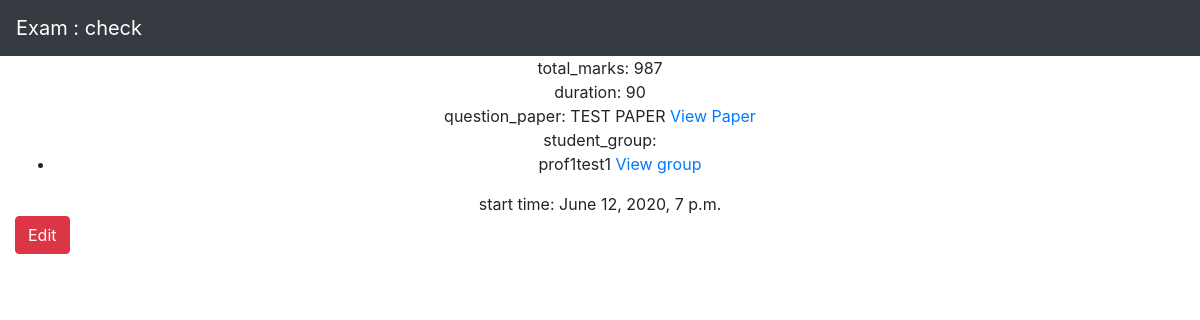
The app's page /prof/profusername/exams/7, older data.
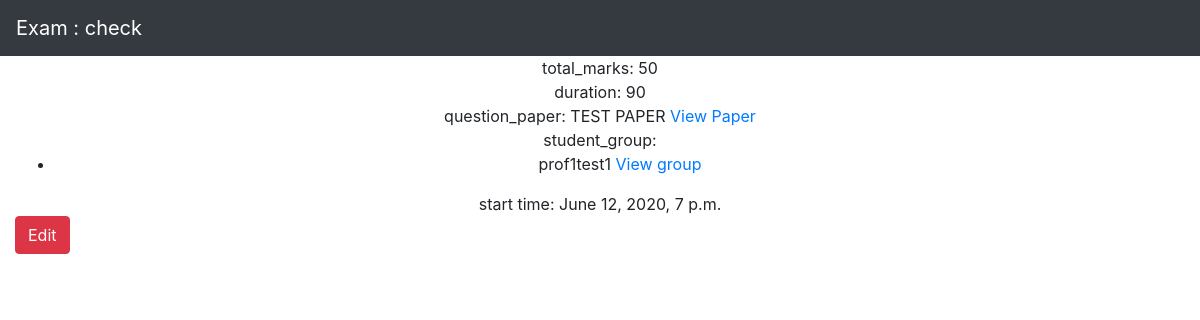
The same page, newer data.
### main/models.py (models this page shows, shortened)
class Exam_Model(models.Model):
    professor = models.ForeignKey(User, limit_choices_to={
                                  'groups__name': "Professor"}, on_delete=models.CASCADE)
    name = models.CharField(max_length=50)
    total_marks = models.IntegerField()
    duration = models.IntegerField()
    question_paper = models.ForeignKey(
        Question_Paper, on_delete=models.CASCADE, related_name='exam')
    student_group = models.ManyToManyField(Special_Students)
    start_time = models.DateTimeField()

class Question_Paper(models.Model):
    professor = models.ForeignKey(User, limit_choices_to={
                                  'groups__name': "Professor"}, on_delete=models.CASCADE)
    qPaperTitle = models.CharField(max_length=100)
    questions = models.ManyToManyField(Question_DB)

### prof/views.py (the view)
# urls.py: path('<str:prof_username>/exams/<int:exam_id>', views.view_exam, name='view_exam'),
def view_exam(request, prof_username, exam_id):
    prof = User.objects.get(username=prof_username)
    exam = Exam_Model.objects.get(professor=prof, pk=exam_id)
    return render(request, 'prof/view_exam.html', {
        'exam': exam, 'prof': prof, 'student_group': exam.student_group.all()
    })

### prof/templates/prof/view_exam.html (shortened to what this page needs)
<!DOCTYPE html>
<html lang="en">
<head>
    <link rel="stylesheet" href="https://maxcdn.bootstrapcdn.com/bootstrap/4.2.1/css/bootstrap.min.css">
    <link rel="stylesheet" href="https://stackpath.bootstrapcdn.com/font-awesome/4.7.0/css/font-awesome.min.css">
</head>
<body>
    <nav class="navbar bg-dark navbar-dark">
        <a class="navbar-brand" href="#">Exam : {{ exam.name }}</a>
    </nav>
    <div class="container-fluid">
        <div align="center">
            <div>
                total_marks: {{exam.total_marks}}<br>
                duration: {{exam.duration}}<br>
                question_paper: {{exam.question_paper.qPaperTitle}}
                <a href="{% url 'prof:view_specific_paper' prof.username exam.question_paper.id %}">View Paper</a><br>
                student_group:
                <ul>
                    {% for group in student_group %}
                    <li>
                        {{ group.category_name }}
                        <a href="{% url 'prof:view_specific_group' prof.username group.id %}">View group</a>
                    </li>
                    {% endfor %}
                </ul>
                start time: {{ exam.start_time }}
            </div>
        </div>
        <a href="{% url 'prof:edit_exam' prof.username exam.id %}" class="btn btn-danger">Edit</a>
    </div>
</body>
</html>

Row changes from the older to the newer data that the page shows:
changed Exam_Model "check": total_marks "987" → "50"
